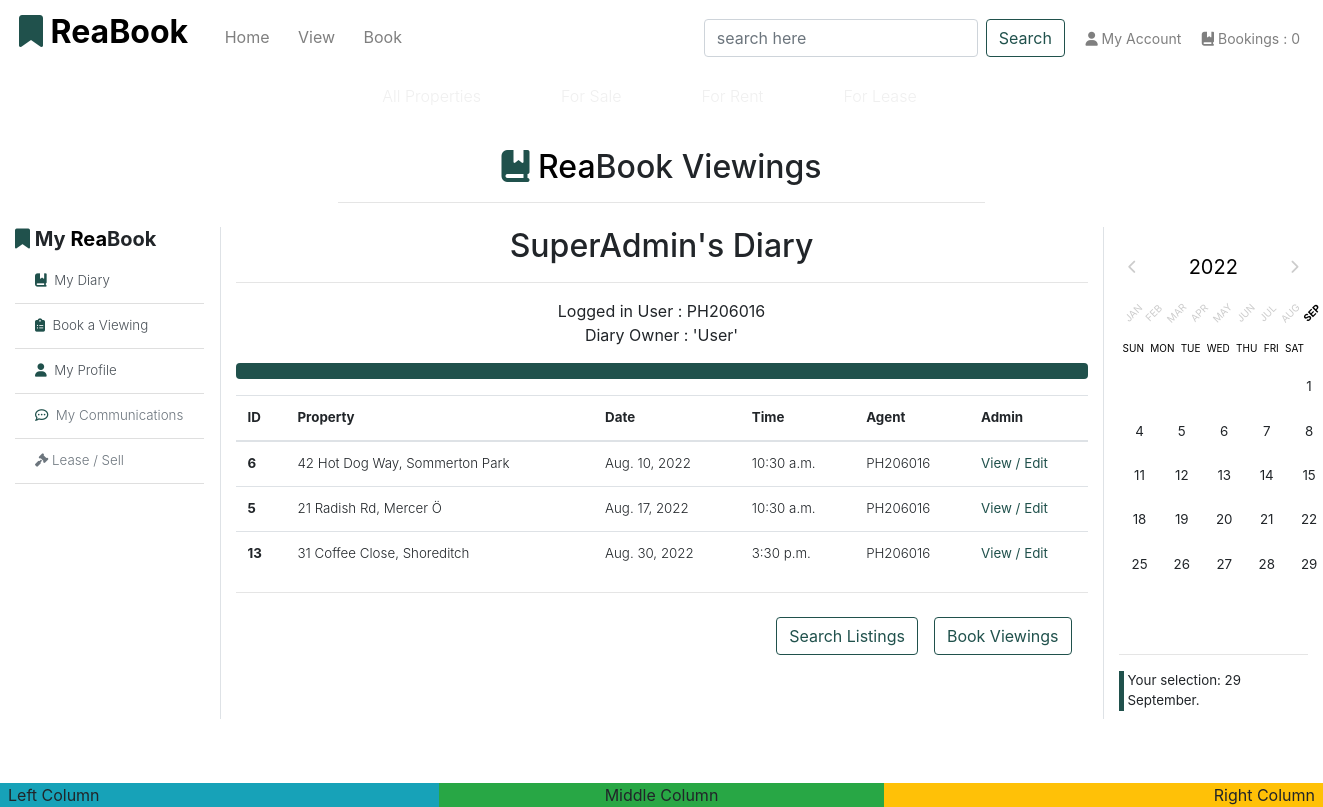
The page /book/diary/ (signed in) on the database its author committed.
### app_bookings/models.py (models this page shows, shortened)
class Booking(models.Model):
    booking_number = models.CharField(max_length=8, null=False, editable=False, unique=True)
    user = models.ForeignKey(User, on_delete=models.CASCADE, null=True, blank=True)
    property_id = models.ForeignKey('app_properties.Property', null=True, blank=True, on_delete=models.SET_NULL)
    booking_name = models.CharField(max_length=254, null=True, blank=True, default='15 min Viewing')
    date_of_viewing = models.DateField(default=date.today)
    time_of_viewing = models.TimeField(default=timezone.now)
    client_message = models.TextField(null=True, blank=True, max_length=140)
    date_submitted = models.DateTimeField(auto_now_add=True)
    f_name = models.CharField(max_length=40)
    l_name = models.CharField(max_length=40)
    client_username = models.CharField(max_length=40, default='Create Username')
    client_email = models.EmailField(max_length=254)
    client_phone = models.IntegerField(null=True, blank=True, default='')
    client_city = models.CharField(max_length=140, null=True, blank=True)
    client_state = models.CharField(max_length=10, null=True, blank=True)
    client_zip = models.CharField(max_length=10, default='')
    client_country = models.CharField(max_length=2, choices=pytz.country_names.items(), null=True, blank=True)
    viewing_active = models.BooleanField(default=True)
    contact_ok = models.BooleanField(default=False)
    class Meta:
        verbose_name_plural = 'Bookings'

### app_properties/models.py (models this page shows)
class Property(models.Model):
    realtor = models.ForeignKey(User, on_delete=models.CASCADE, blank=True, null=False, default=User)
    title_no = models.CharField(max_length=254)
    ribbon_feature = models.CharField(max_length=20, default="New Listing")
    name = models.CharField(max_length=30)
    category = models.ForeignKey(
        'Category', null=True, blank=True, on_delete=models.SET_NULL
        )
    sector = models.ForeignKey(
        'Sector', null=True, blank=True, on_delete=models.SET_NULL
        )
    sale_price = models.IntegerField(null=False, blank=True, default=0)
    rent_pw = models.IntegerField(null=False, blank=True, default=0)
    date_available = models.DateField(null=True, blank=True, auto_now_add=True)
    bedrooms = models.IntegerField(null=False, blank=False)
    bathrooms = models.IntegerField(null=False, blank=False)
    carports = models.IntegerField(null=False, blank=False)
    air_conditioning = models.IntegerField(null=False, blank=False)
    rating = models.DecimalField(
        max_digits=3, decimal_places=1, null=True, blank=True
        )
    description = models.TextField()
    main_image_url = models.URLField(max_length=1024, null=True, blank=True)
    main_image = models.ImageField(null=True, blank=True)
    bedroom_image = models.ImageField(null=True, blank=True)
    bath_image = models.ImageField(null=True, blank=True)
    kitchen_image = models.ImageField(null=True, blank=True)
    living_image = models.ImageField(null=True, blank=True)
    unit_no = models.IntegerField(null=True, blank=True)
    level = models.IntegerField(null=True, blank=True)
    house_no = models.IntegerField(null=True, blank=False, default="No.")
    street = models.CharField(max_length=70, default='')
    suburb = models.CharField(max_length=70, default='')
    city = models.CharField(max_length=40)
    state = models.CharField(max_length=40, null=True, blank=True)
    postcode = models.CharField(max_length=10)
    country = models.CharField(max_length=2, choices=pytz.country_names.items(), null=True, blank=True)
    land_area = models.IntegerField(null=True, blank=True)
    building_area = models.IntegerField(null=True, blank=True)
    build_date = models.DateField(null=True, blank=True)
    list_date = models.DateField(auto_now_add=True)
    list_duration = models.IntegerField(null=False, blank=False, default=30)
    owner_fname = models.CharField(max_length=254, null=True, blank=False)
    owner_lname = models.CharField(max_length=254, null=True, blank=False)
    viewings = models.BooleanField(default=True)
    available = models.BooleanField(default=False)
    class Meta:
        verbose_name_plural = 'Properties'
        get_latest_by = 'list_date'
    def __str__(self):
        return f"{self.id}"

### app_bookings/views.py (the view)
# urls.py: path('diary/', views.user_diary, name='user_diary'),
def user_diary(request):
    prop = Property.objects.all()
    bookings = Booking.objects.all()
    context = {
        'bookings': bookings,
        'prop': prop,
        }
    return render(request, 'book/booking-diary.html', context)

### app_bookings/templates/book/booking-diary.html (shortened to what this page needs)
{% extends 'base.html' %}
{% load static %}
{% block content %}
{% if user.is_authenticated %}
{% include 'includes/bookings-base.html' %}
<div class="row">
    <div class="col-md-12 text-center mb-md-5 h-100">
        <h2 class="heading-section">{{ user.first_name }}'s Diary</h2>
        <hr>
        Logged in User : {{ user }}
        <br>
        Diary Owner : 'User'
        <br>
        <div class="progress my-3">
            <div class="progress-bar bg-green" role="progressbar" style="width: 100%" aria-valuenow="100" aria-valuemin="0" aria-valuemax="100"></div>
        </div>
        <div class="row mb-3">
            <div class="col text-lg-left">
                <div class="list-group list-group-flush list-table" role="tablist">
                    <table class="table table-hover">
                        <thead>
                            <tr>
                                <th scope="col">ID</th>
                                <th scope="col">Property</th>
                                <th scope="col">Date</th>
                                <th scope="col">Time</th>
                                <th scope="col">Agent</th>
                                <th scope="col">Admin</th>
                            </tr>
                        </thead>
                        <tbody class="font-weight-light">
                            {% for booking in bookings %}
                                <tr>
                                    <th scope="row">{{ booking.property_id }}</th>
                                    <td>{{ booking.property_id.house_no }} {{ booking.property_id.street }}, {{ booking.property_id.suburb }}</td>
                                    <td>{{ booking.date_of_viewing }}</td>
                                    <td>{{ booking.time_of_viewing }}</td>
                                    <td>{{ booking.property_id.realtor }}</td>
                                    <td>
                                        <a href="{% url 'update_booking' booking.id %}" aria-label="" class="reabook-logo"><strong>View / Edit</strong>
                                        </a>
                                    </td>
                                </tr>
                            {% endfor %}
                        </tbody>
                    </table>
                </div>
                <hr class="mt-0 mb-4">
                <div class="row">
                    <div class="col-lg-12">
                        <a href="{% url 'choose_bookings' %}" aria-label="">
                            <button class="btn btn-outline-reabook float-right mr-3" >Book Viewings</button>
                        </a>
                        <a href="{% url 'properties' %}" aria-label="">
                            <button class="btn btn-outline-reabook float-right mr-3" >Search Listings</button>
                        </a>
                    </div>
                </div>
            </div>
        </div>
    </div>
</div>
{% include 'includes/bookings-base-calendar.html' %}
{% else %}
    {% include 'includes/account-required.html' %}
{% endif %}
{% endblock %}

### static/css/base.css (style rules this page uses)
html { height: 100%; }
.bg-green { background-color: #20514C; }
.btn-outline-reabook { color: #20514C; border-color: #20514C; }
.reabook-logo { color: #20514C; }
.list-table { position:relative; overflow-y: auto; }
.list-group-item, .list-table { border-width: 0 0 1px; font-size: smaller; }
tr a { color: #000; }

### rows shown on the page
Booking: property_id "6", property_id.house_no "42", property_id.street "Hot Dog Way", property_id.suburb "Sommerton Park", date_of_viewing "Aug. 10, 2022", time_of_viewing "10:30 a.m.", property_id.realtor "PH206016"
Booking: property_id "5", property_id.house_no "21", property_id.street "Radish Rd", property_id.suburb "Mercer Ö", date_of_viewing "Aug. 17, 2022", time_of_viewing "10:30 a.m.", property_id.realtor "PH206016"
Booking: property_id "13", property_id.house_no "31", property_id.street "Coffee Close", property_id.suburb "Shoreditch", date_of_viewing "Aug. 30, 2022", time_of_viewing "3:30 p.m.", property_id.realtor "PH206016"

### other values the page prints
{{ user.first_name }} "SuperAdmin"
{{ user }} "PH206016"
